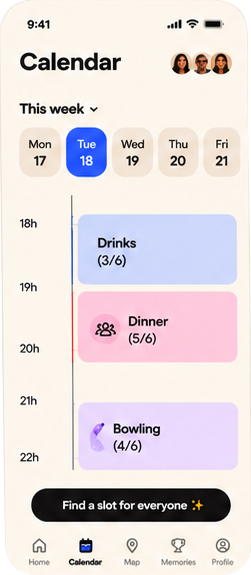
#> input picture Overlap_Campagne_Lancement/99_Sources_editables/assets/screen_calendar.png, 251 x 575 px
$ python -i reel.py   (imports and definitions only)
#> lines starting #> are read from the running program, lines starting #| are printed output that depends on the picture; after the words box and inside, x2 and y2 are one past the last pixel; in counts of white or black regions, pixels touching at a corner belong together
#!/usr/bin/env python3
"""Reel / TikTok 15 s, 1080x1920, 30 i/s — « On se tient au jus… jeudi ? »
Animatique motion design : scène de conversation de groupe -> démonstration (écrans réels de la maquette) -> chute -> CTA.
Sorties : ../../03_Visuels/09_Reel_TikTok/ (MP4, plans PNG). Textes de montage : voir TIMELINE ci-dessous.
"""
import os, json, math, subprocess, wave
import numpy as np
from PIL import Image, ImageDraw, ImageFont, ImageFilter

HERE = os.path.dirname(os.path.abspath(__file__)); ROOT = os.path.dirname(HERE)
# [2 lines not run here, left out]
F = os.path.join(ROOT, "fonts"); AS = os.path.join(ROOT, "assets")
W, H, FPS, DUR = 1080, 1920, 30, 15.0
CREAM = (254, 247, 236); INK = (0, 0, 0); BLUE = (17, 67, 247); RED = (254, 81, 45); ORANGE = (255, 117, 31)
YELLOW = (251, 183, 54); LAV = (193, 191, 239); VIOLET = (97, 104, 244); MUTE = (110, 106, 100); WHITE = (255, 255, 255)

def font(kind, size):
    path = {"d9": "unbounded-latin-900-normal.ttf", "d7": "unbounded-latin-700-normal.ttf",
            "s4": "syne-latin-500-normal.ttf", "s7": "syne-latin-700-normal.ttf", "s8": "syne-latin-800-normal.ttf"}[kind]
    return ImageFont.truetype(os.path.join(F, path), size)

def ease(p): p = max(0, min(1, p)); return 1 - (1 - p) ** 3

def wrap(text, fnt, maxw, d):
    words, lines, cur = text.split(" "), [], ""
    for w_ in words:
        t = (cur + " " + w_).strip()
        if d.textlength(t, font=fnt) <= maxw: cur = t
        else: lines.append(cur); cur = w_
    lines.append(cur); return lines

def bubble(text, who=None, who_col=BLUE, me=False, size=50, bold=False, meta=None):
    tmp = ImageDraw.Draw(Image.new("RGB", (10, 10)))
    fnt = font("s7" if bold else "s4", size); fw = font("s8", 26); fm = font("s4", 22)
    lines = wrap(text, fnt, 760, tmp)
    tw = max(tmp.textlength(l, font=fnt) for l in lines)
    if who: tw = max(tw, tmp.textlength(who, font=fw))
    lh = int(size * 1.25); hh = (36 if who else 0) + lh * len(lines) + (30 if meta else 0)
    bw, bh = int(tw) + 64, hh + 44
    im = Image.new("RGBA", (bw + 10, bh + 10), (0, 0, 0, 0)); d = ImageDraw.Draw(im)
    d.rounded_rectangle((0, 4, bw, bh + 4), 34, fill=(0, 0, 0, 18))
    d.rounded_rectangle((0, 0, bw, bh), 34, fill=BLUE if me else WHITE)
    y = 20
    if who: d.text((32, y), who, font=fw, fill=who_col); y += 36
    for l in lines: d.text((32, y), l, font=fnt, fill=WHITE if me else INK); y += lh
    if meta: d.text((bw - 32 - d.textlength(meta, font=fm), y + 2), meta, font=fm, fill=(220, 228, 255) if me else MUTE)
    im.info["me"] = me
    return im

# [24 lines left out: functions paste_alpha, text_block, pill, loop_curve, not called in this run]

# --- éléments pré-rendus
# [2 lines not run here, left out]
def scr(name, w):
#> called with name = 'screen_calendar.png', w = 560
    im = Image.open(os.path.join(AS, name)).convert("RGBA"); h = int(im.height * w / im.width)
#> in scr, im is the input picture: PIL image 251x575 RGBA; mean R, G, B, A 224.7, 215.6, 217.8, 250.4
#> after `h = int(im.height * w / im.width)`: h = 1282
    im = im.resize((w, h), Image.LANCZOS); return im
S_CAL, S_CHAL, S_MAP = scr("screen_calendar.png", 560), scr("screen_challenge.png", 560), scr("screen_map.png", 560)
#> call 2 of scr, with name = 'screen_challenge.png', w = 560
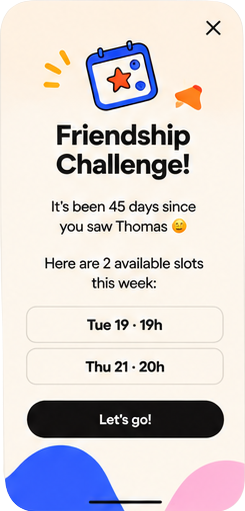
#> input picture Overlap_Campagne_Lancement/99_Sources_editables/assets/screen_challenge.png, 245 x 511 px
#> in scr, im is the input picture: PIL image 245x511 RGBA; mean R, G, B, A 214.5, 208.2, 208.8, 251.1
#> call 3 of scr, with name = 'screen_map.png', w = 560
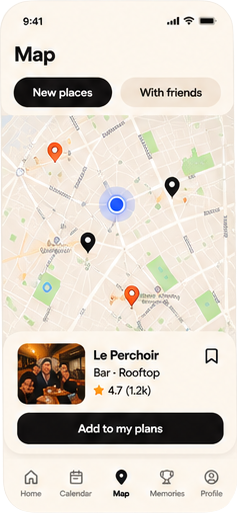
#> input picture Overlap_Campagne_Lancement/99_Sources_editables/assets/screen_map.png, 237 x 514 px
#> in scr, im is the input picture: PIL image 237x514 RGBA; mean R, G, B, A 218, 210.1, 199.8, 249.4
def shadowed(im):
    pad = 60; sh = Image.new("RGBA", (im.width + pad * 2, im.height + pad * 2), (0, 0, 0, 0))
#> after `sh = Image.new('RGBA', (im.width + pad * 2, im.height + pad * 2), (0, `: sh: PIL image 680x1402 RGBA; every value is 0
    m = Image.new("L", sh.size, 0); m.paste(im.split()[3], (pad, pad + 20)); m = m.filter(ImageFilter.GaussianBlur(26)).point(lambda v: int(v * .35))
#> after `m = Image.new('L', sh.size, 0)`: m: PIL image 680x1402 L; every value is 0
    sh.putalpha(m); col = Image.new("RGBA", sh.size, (17, 67, 247, 0)); sh = Image.composite(Image.new("RGBA", sh.size, (17, 40, 120, 255)), col, m)
    sh.alpha_composite(im, (pad, pad)); return sh
#> after `sh.alpha_composite(im, (pad, pad))`:
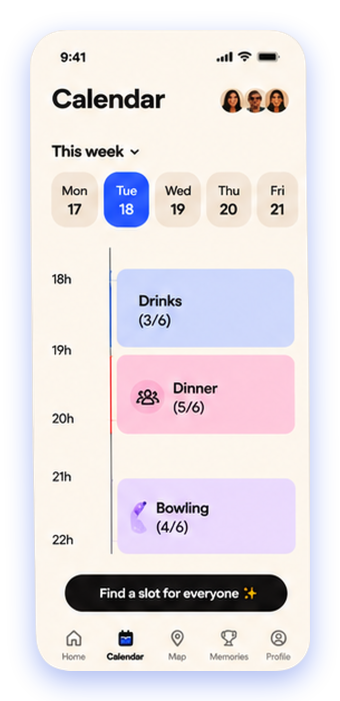
#> sh: PIL image 680x1402 RGBA (shown at 1/2 size); mean R, G, B, A 172.4, 178.2, 225.2, 192.2; transparent parts drawn white
S_CAL, S_CHAL, S_MAP = shadowed(S_CAL), shadowed(S_CHAL), shadowed(S_MAP)
#> in shadowed (call 2), `sh = Image.new('RGBA', (im.width + pad * 2, im.height + pad * 2), (0, `: sh: PIL image 680x1288 RGBA; every value is 0
#> in shadowed (call 2), `m = Image.new('L', sh.size, 0)`: m: PIL image 680x1288 L; every value is 0
#> in shadowed (call 3), `sh = Image.new('RGBA', (im.width + pad * 2, im.height + pad * 2), (0, `: sh: PIL image 680x1334 RGBA; every value is 0
#> in shadowed (call 3), `m = Image.new('L', sh.size, 0)`: m: PIL image 680x1334 L; every value is 0
#> in shadowed (call 3), `sh.alpha_composite(im, (pad, pad))`:
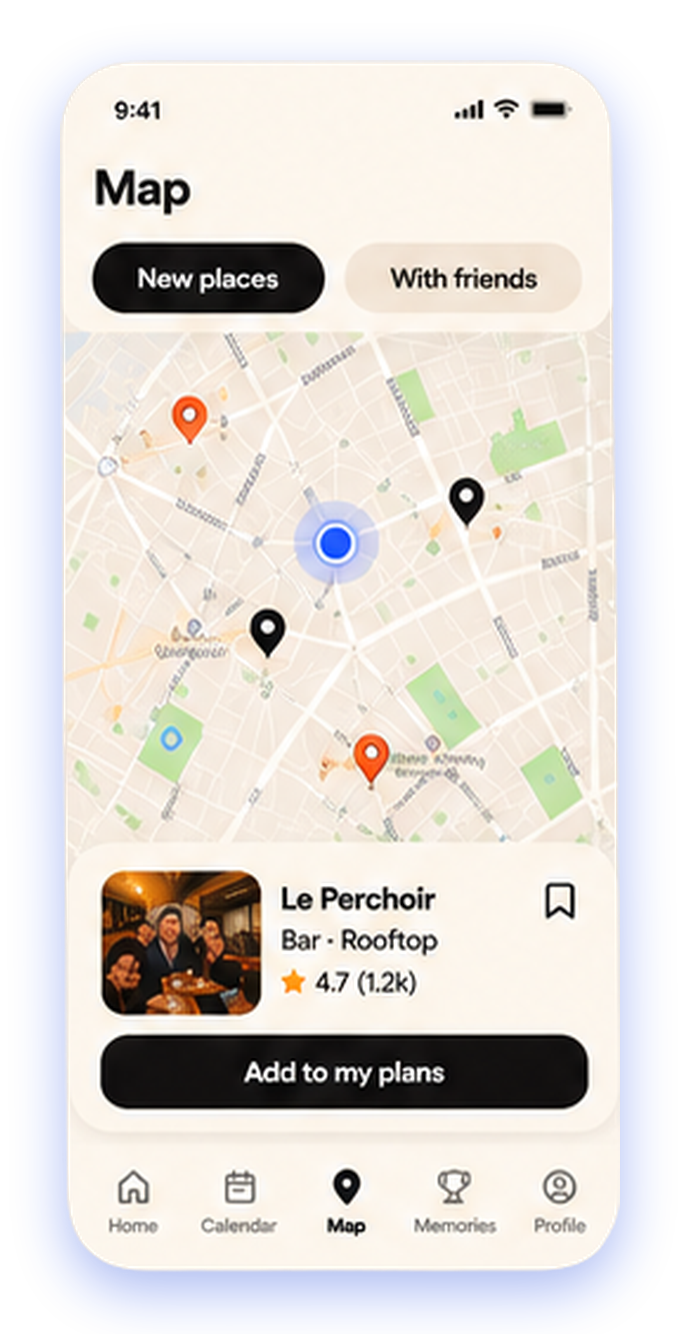
#> sh: PIL image 680x1334 RGBA; mean R, G, B, A 166.1, 173.2, 211.7, 190.5; transparent parts drawn white

B1 = [bubble("il faut trop qu'on se voie !!", "Camille", BLUE),
      bubble("grave, ça me manque", "Léa", ORANGE),
      bubble("on se tient au jus !", "Max", VIOLET, bold=True),
      bubble("vu", "Inès", YELLOW)]
#> in bubble, `im = Image.new('RGBA', (bw + 10, bh + 10), (0, 0, 0, 0))`: im: PIL image 739x152 RGBA; every value is 0
#> after the loop in bubble, `for l in lines: d.text((32, y), l, font=fnt, fill=WHITE if me else INK..`: y = 118
#> in bubble (call 2), `im = Image.new('RGBA', (bw + 10, bh + 10), (0, 0, 0, 0))`: im: PIL image 623x152 RGBA; every value is 0
#> the loop in bubble (call 2), `for l in lines: d.text((32, y), l, font=fnt, fill=WHITE if me else INK..` made 1 pass
#> (l, y) on pass 1: ('grave, ça me manque', 118)
#> in bubble (call 3), `im = Image.new('RGBA', (bw + 10, bh + 10), (0, 0, 0, 0))`: im: PIL image 542x152 RGBA; every value is 0
#> in bubble (call 4), `im = Image.new('RGBA', (bw + 10, bh + 10), (0, 0, 0, 0))`: im: PIL image 135x152 RGBA; every value is 0
B2 = [bubble("bon on dit quand ?", "Camille", BLUE),
      bubble("moi jeudi pas possible", "Léa", ORANGE),
      bubble("et mardi ? ah non j'ai foot", "Max", VIOLET),
      bubble("je vous redis", "Inès", YELLOW)]
#> in bubble (call 5), `im = Image.new('RGBA', (bw + 10, bh + 10), (0, 0, 0, 0))`: im: PIL image 543x152 RGBA; every value is 0
#> in bubble (call 6), `im = Image.new('RGBA', (bw + 10, bh + 10), (0, 0, 0, 0))`: im: PIL image 629x152 RGBA; every value is 0
#> in bubble (call 7), `im = Image.new('RGBA', (bw + 10, bh + 10), (0, 0, 0, 0))`: im: PIL image 717x152 RGBA; every value is 0
#> in bubble (call 8), `im = Image.new('RGBA', (bw + 10, bh + 10), (0, 0, 0, 0))`: im: PIL image 390x152 RGBA; every value is 0
B4 = [bubble("on se tient au jus… jeudi ?", "Camille", BLUE, bold=True, size=52),
      bubble("Jeudi 20h, c'est calé !", None, me=True, bold=True, size=52, meta="4/4 dispos · lieu choisi")]
#> in bubble (call 9), `im = Image.new('RGBA', (bw + 10, bh + 10), (0, 0, 0, 0))`: im: PIL image 763x155 RGBA; every value is 0
#> in bubble (call 10), `im = Image.new('RGBA', (bw + 10, bh + 10), (0, 0, 0, 0))`: im: PIL image 633x149 RGBA; every value is 0

# TIMELINE (textes de montage) — début, fin, texte à l'écran
# [9 lines that did not run here, left out]
POPS = []  # instants des sons « notification »

# [5 lines left out: function header, not called in this run]

def caption(d, txt, y=360, size=60, col=INK):
    lines = wrap(txt, font("d9", size), 950, d); return text_block(d, 64, y, lines, font("d9", size), fill=col, lh=1.12)

# [10 lines left out: function chat, not called in this run]
POPS_SEEN = {}

# [63 lines left out: functions frame, pops, not called in this run]

# [13 lines not run here, left out]

>>> from PIL import Image
>>> picture = Image.open('../assets/deco_loop_lavande.png')
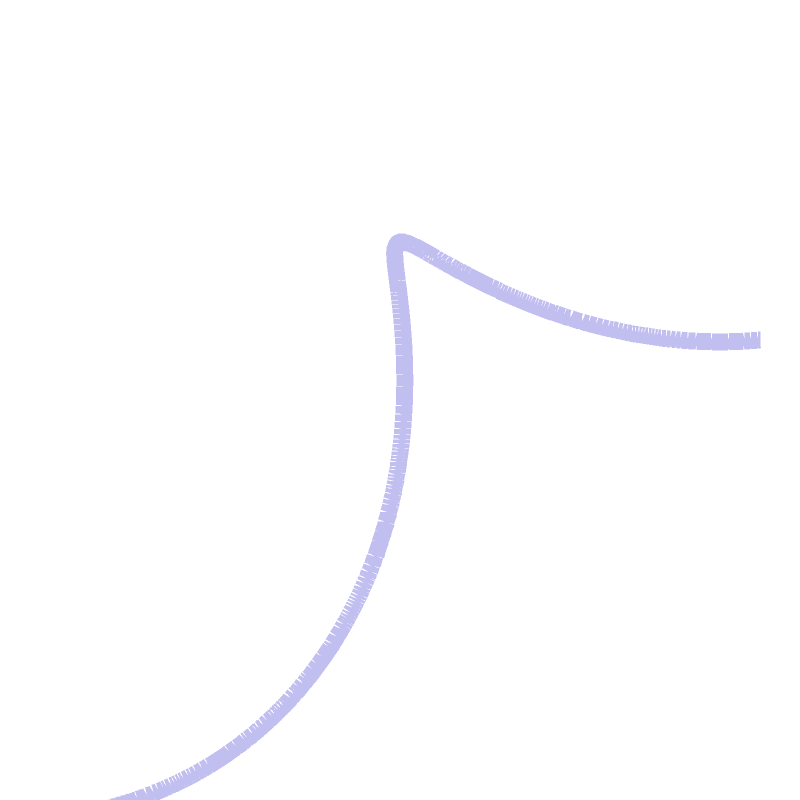
#> input picture Overlap_Campagne_Lancement/99_Sources_editables/assets/deco_loop_lavande.png, 1600 x 1600 px (shown at 1/2 size)
#> picture is the input picture: PIL image 1600x1600 RGBA; mean R, G, B, A 5.1, 5, 6.3, 6.7
>>> result = shadowed(picture)
#> in shadowed (call 4), `sh = Image.new('RGBA', (im.width + pad * 2, im.height + pad * 2), (0, `: sh: PIL image 1720x1720 RGBA; every value is 0
#> in shadowed (call 4), `m = Image.new('L', sh.size, 0)`: m: PIL image 1720x1720 L; every value is 0
#> in shadowed (call 4), `m.paste(im.split()[3], (pad, pad + 20))`:
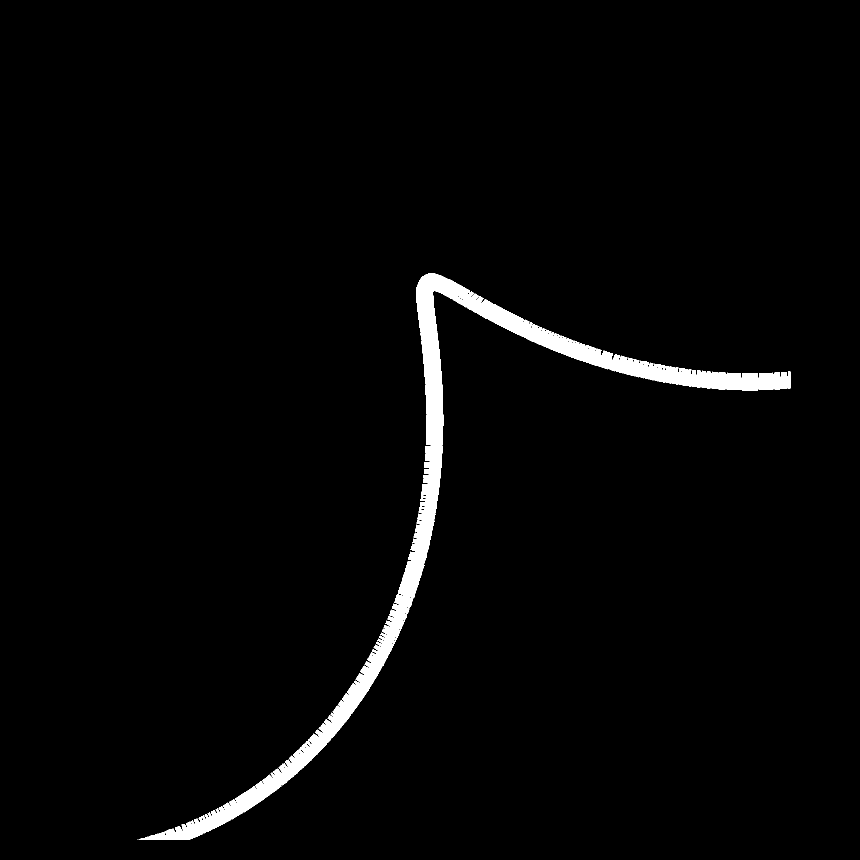
#> m: PIL image 1720x1720 L (shown at 1/2 size); 2.3% white; 2 white regions (1 under 20 px), largest, box (x1, y1, x2, y2) and area: (277, 547, 1582, 1680) 67069
#> in shadowed (call 4), `sh = Image.composite(Image.new('RGBA', sh.size, (17, 40, 120, 255)), c`:
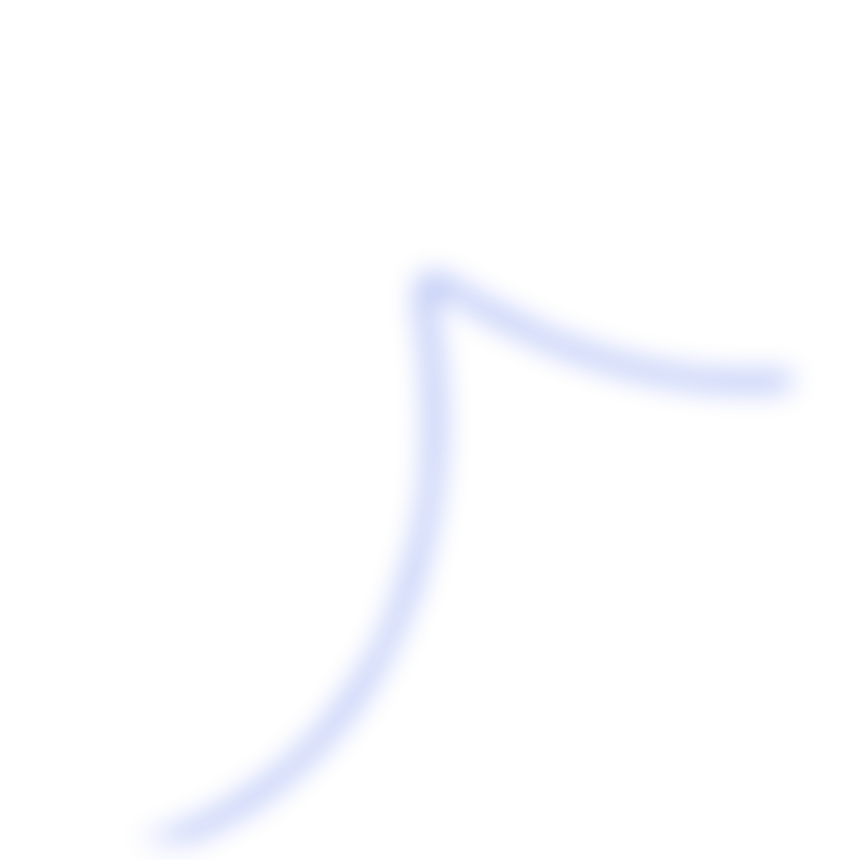
#> sh: PIL image 1720x1720 RGBA (shown at 1/2 size); mean R, G, B, A 17, 66.8, 246, 2; transparent parts drawn white
